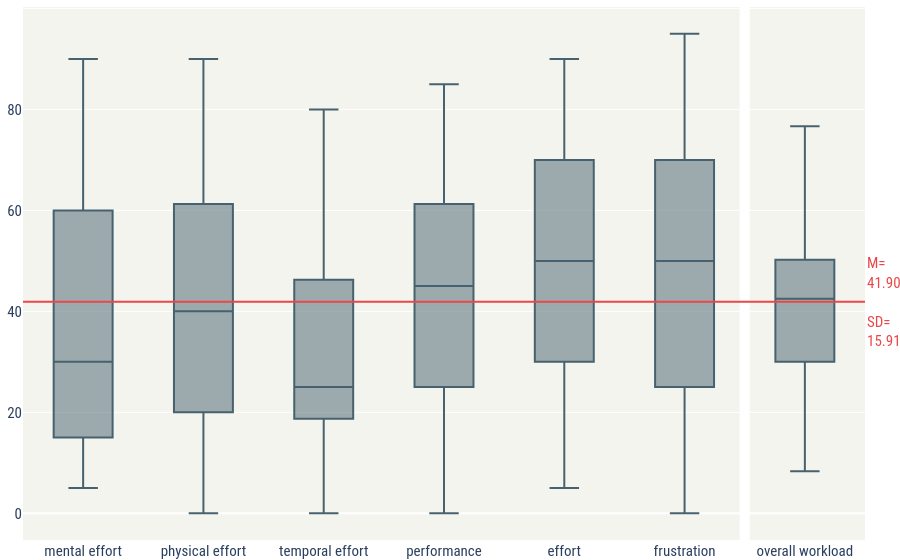

This figure's notebook cell:
### Code cell
# Box plots in Plotly Express, see: https://plotly.github.io/plotly.py-docs/generated/plotly.express.box.html
# See color_discrete_map for custom colors via a color dictionary
                        
# Use columns of the six NASA-TLX dimensions and overall workload
fig = px.box(df_nasa_rtlx.iloc[:,-7:], points=False)

fig.add_vline(x=5.5, line_color='#fff', line_width=10)
fig.add_hline(y=mean_all, 
              line_color='#e7267a', 
              annotation_text='<span style="color: rgb(233, 71, 74);">M=<br>'+ '{:.2f}'.format(mean_all) + '<br><br>SD=<br>15.91<span>',
              annotation_position='right',
              annotation_align='left')
             
fig.update_xaxes(title=None)#title="NASA-TLX dimension")
fig.update_yaxes(title=None)
fig.update_layout(    
    font_family='Roboto Condensed',
    font_size=15,
    legend=dict(
        yanchor="top",
        y=1.0,
        xanchor="left",
        x=0.95
    ),
    margin=go.layout.Margin(
        l=0, #left margin
        r=35, #right margin
        b=0, #bottom margin
        t=0, #top margin
    ),
    plot_bgcolor = 'rgba(239, 240, 231,.7)'
)
fig.update_traces(marker_color='#47626E')

pio.write_image(fig, 'NASA_TLX_all_mean.pdf')
fig.show()

### Figure 1 — Plotly figure (JSON) as saved in the notebook; plotly's stock layout.template omitted (floating-point values rounded to 4 significant figures; data arrays with more than 128 entries replaced by an {"elided": "..."} marker saying what was removed)
{"data": [{"alignmentgroup": "True", "boxpoints": false, "hovertemplate": "variable=%{x}<br>value=%{y}<extra></extra>", "legendgroup": "", "marker": {"color": "#47626E"}, "name": "", "notched": false, "offsetgroup": "", "orientation": "v", "showlegend": false, "type": "box", "x": {"elided": "483 str values"}, "x0": " ", "xaxis": "x", "y": {"elided": "483 float values"}, "y0": " ", "yaxis": "y"}], "layout": {"annotations": [{"align": "left", "showarrow": false, "text": "<span style=\"color: rgb(233, 71, 74);\">M=<br>41.90<br><br>SD=<br>15.91<span>", "x": 1, "xanchor": "left", "xref": "x domain", "y": 41.9, "yanchor": "middle", "yref": "y"}], "boxmode": "group", "font": {"family": "Roboto Condensed", "size": 15}, "legend": {"tracegroupgap": 0, "x": 0.95, "xanchor": "left", "y": 1, "yanchor": "top"}, "margin": {"b": 0, "l": 0, "r": 35, "t": 0}, "plot_bgcolor": "rgba(239, 240, 231,.7)", "shapes": [{"line": {"color": "#fff", "width": 10}, "type": "line", "x0": 5.5, "x1": 5.5, "xref": "x", "y0": 0, "y1": 1, "yref": "y domain"}, {"line": {"color": "rgb(233, 71, 74)"}, "type": "line", "x0": 0, "x1": 1, "xref": "x domain", "y0": 41.9, "y1": 41.9, "yref": "y"}], "xaxis": {"anchor": "y", "domain": [0, 1], "title": {}}, "yaxis": {"anchor": "x", "domain": [0, 1], "title": {}}}}
